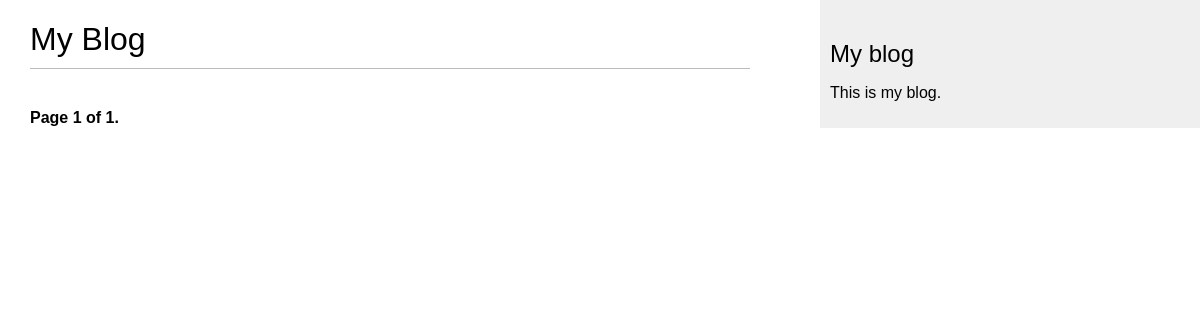
Before: /blog/ with the older database file.
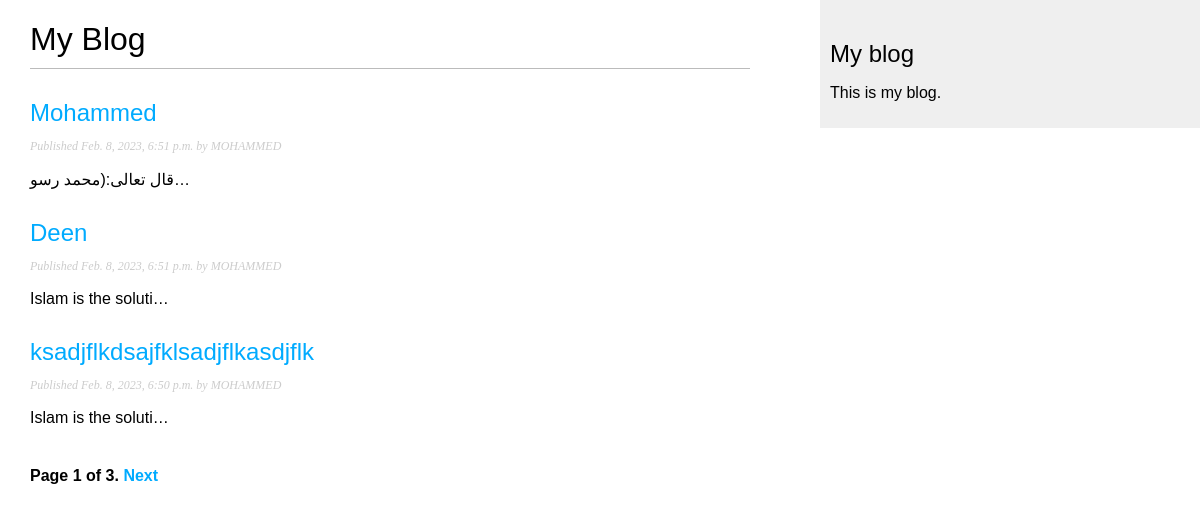
After: the same page with the newer database file.
### blog/models.py (models this page shows, shortened)
class Post(models.Model):
    class Status(models.TextChoices):
        DRAFT = 'DF', 'Draft'
        PUBLISHED = 'PB', 'Published'
    title = models.CharField(max_length=250)
    slug = models.SlugField(max_length=250, unique_for_date='publish')
    body = models.TextField()
    author = models.ForeignKey(User, on_delete=models.CASCADE, related_name='blog_posts')
    publish = models.DateTimeField(default=timezone.now)
    created = models.DateTimeField(auto_now_add=True)
    updated = models.DateTimeField(auto_now=True)
    status = models.CharField(max_length=2,
                              choices=Status.choices,
                              default=Status.DRAFT)
    objects = models.Manager()  # the default manager
    published = PublishManager()  # the customer manager
    class Meta:
        ordering = ['-publish']
        indexes = [
            models.Index(fields=['-publish'])
        ]
    def get_absolute_url(self):
        return reverse('blog:post_detail', args=[self.publish.year,
                                                 self.publish.month,
                                                 self.publish.day,
                                                 self.slug
                                                 ])  # don't forget that the id is generated automatically, if you didn't specify a primary key.

### blog/views.py (the view)
# urls.py: path('', views.PostListView.as_view(), name='post_list'),
class PostListView(ListView):
    queryset = Post.published.all()
    context_object_name = 'posts'  # Used for passing parameters to the modle
    paginate_by = 3
    template_name = 'blog/post/list.html'

### blog/templates/blog/post/list.html (shortened to what this page needs)
{% extends "blog/base.html" %}
{% block content %}
  <h1>My Blog</h1>
  {% for post in posts %}
    <h2>
      <a href="{{ post.get_absolute_url }}">
        {{ post.title }}
      </a>
    </h2>
    <p class="date">
      Published {{ post.publish }} by {{ post.author }}
    </p>
    {{ post.body|truncatechars:20|linebreaks }}
    {% endfor %}
    {% include "pagination.html" with page=page_obj %}
{% endblock %}

### blog/templates/blog/base.html (shortened to what this page needs)
{% load static %}
<!DOCTYPE html>
<html>
<head>
  <link href="{% static "css/blog.css" %}" rel="stylesheet">
</head>
<body>
  <div id="content">
    {% block content %}
    {% endblock %}
  </div>
  <div id="sidebar">
    <h2>My blog</h2>
    <p>This is my blog.</p>
  </div>
</body>
</html>

### blog/templates/pagination.html (shortened to what this page needs)
<div class="pagination">
    <span class="steps_links">
        <span class="current">
            Page {{ page.number }} of {{ page.paginator.num_pages }}.
        </span>
        {% if page.has_next %}
            <a href="?page={{ page.next_page_number }}">Next</a>
        {% endif %}
    </span>
</div>

### blog/static/css/blog.css (style rules this page uses)
body { margin:0; padding:0; font-family:helvetica, sans-serif; }
a { color:#00abff; text-decoration:none; }
h1 { font-weight:normal; border-bottom:1px solid #bbb; padding:0 0 10px 0; }
h2 { font-weight:normal; margin:30px 0 0; }
#content { float:left; width:60%; padding:0 0 0 30px; }
#sidebar { float:right; width:30%; padding:10px; background:#efefef; height:100%; }
p.date { color:#ccc; font-family: georgia, serif; font-size: 12px; font-style: italic; }
.pagination { margin:40px 0; font-weight:bold; }

Changed rows visible on the page:
added Post: title "Mohammed", publish "Feb. 8, 2023, 6:51 p.m.", author "MOHAMMED", body "قال تعالى:(محمد رسو…"
added Post: title "Deen", publish "Feb. 8, 2023, 6:51 p.m.", author "MOHAMMED", body "Islam is the soluti…"
added Post: title "ksadjflkdsajfklsadjflkasdjflk", publish "Feb. 8, 2023, 6:50 p.m.", author "MOHAMMED", body "Islam is the soluti…"
Other visible differences:
{{ page.paginator.num_pages }}: "1" → "3"
text now shown: "Next"
